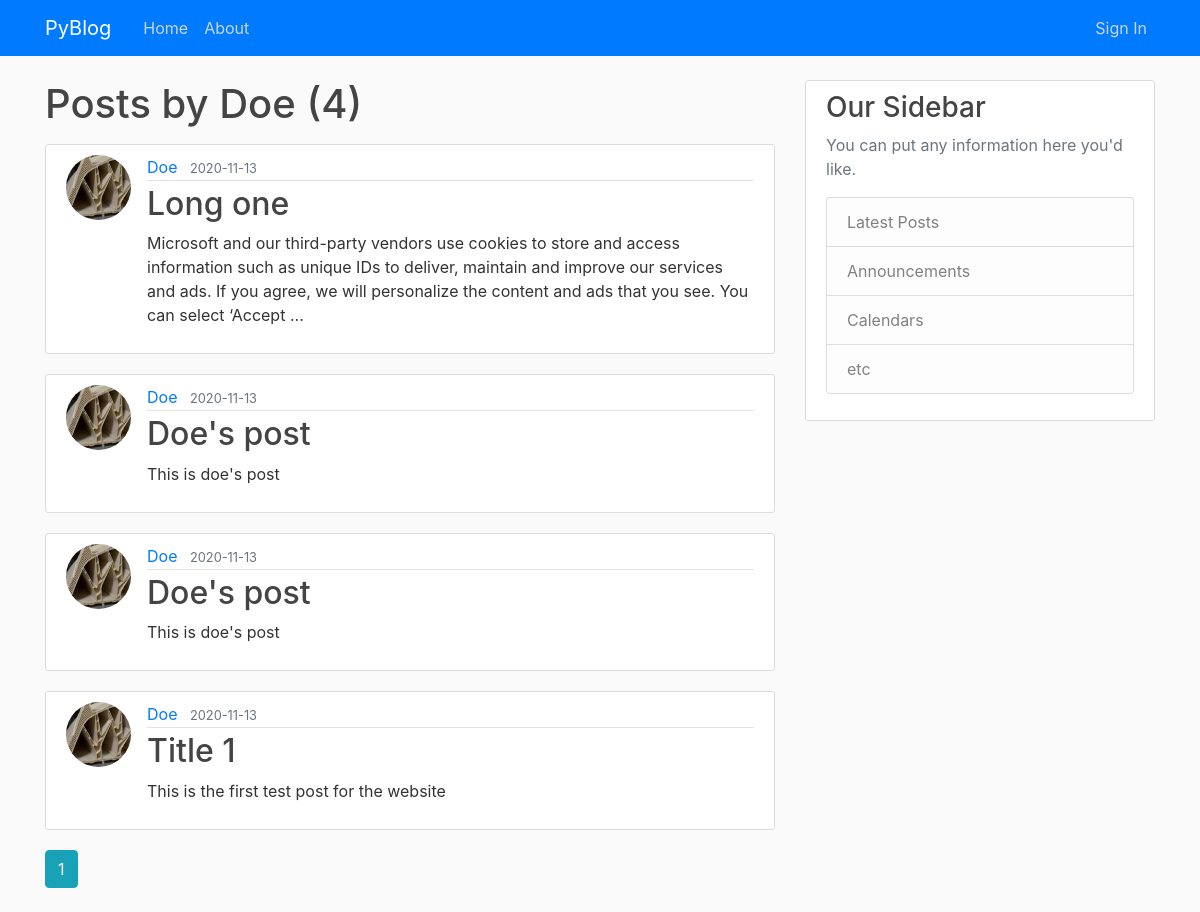
The page /user/Doe on the database its author committed.
### src/models.py (models this page shows, shortened)
class User(db.Model, UserMixin):
    id = db.Column(db.Integer, primary_key=True)
    username = db.Column(db.String(20), unique=True, nullable=False)
    email = db.Column(db.String(120), unique=True, nullable=False)
    image_file = db.Column(db.String(20), nullable=False, default='default.jpg')
    password = db.Column(db.String(60), nullable=False)
    posts = db.relationship('Post', backref='author', lazy=True)

class Post(db.Model):
    id = db.Column(db.Integer, primary_key=True)
    title = db.Column(db.String(100), nullable=False)
    date_posted = db.Column(db.DateTime, nullable=False, default=datetime.utcnow)
    content = db.Column(db.Text, nullable=False)
    user_id = db.Column(db.Integer, db.ForeignKey('user.id'), nullable=False)

### src/users/routes.py (the view)
@users.route("/user/<string:username>")
def user_posts(username):
    page = request.args.get('page', 1, type=int)
    user = User.query.filter_by(username=username).first_or_404()
    posts = Post.query.filter_by(author=user) \
        .order_by(Post.date_posted.desc()) \
        .paginate(page=page, per_page=5)
    return render_template('user_posts.html', posts=posts, user=user)

### src/templates/user_posts.html
{% extends "layout.html" %} {% block content %}
<h1 class="mb-3">Posts by {{ user.username }} ({{ posts.total }})</h1>
{% for post in posts.items %}
<article class="media content-section">
  <img
    class="rounded-circle article-img"
    src="{{ url_for('static', filename='img/' + post.author.image_file) }}"
  />
  <div class="media-body">
    <div class="article-metadata">
      <a
        class="mr-2"
        href="{{ url_for('users.user_posts', username=post.author.username) }}"
        >{{ post.author.username }}</a
      >
      <small class="text-muted"
        >{{ post.date_posted.strftime('%Y-%m-%d') }}</small
      >
    </div>
    <h2>
      <a
        class="article-title"
        href="{{ url_for('posts.post', post_id=post.id) }}"
        >{{ post.title }}</a
      >
    </h2>
    <p class="article-content--sum">
      {{ post.content[0:250].rstrip(" ") }}<span>
        {% if post.content|length > 250 %}... {% endif %}</span
      >
    </p>
  </div>
</article>
{% endfor %} {% for page_num in posts.iter_pages(left_edge=1, right_edge=1,
left_current=1, right_current=2) %} {% if page_num %} {% if posts.page ==
page_num %}
<a
  class="btn btn-info mb-4"
  href="{{ url_for('users.user_posts', username=user.username, page=page_num) }}"
  >{{ page_num }}</a
>
{% else %}
<a
  class="btn btn-outline-info mb-4"
  href="{{ url_for('users.user_posts', username=user.username, page=page_num) }}"
  >{{ page_num }}</a
>
{% endif %} {% else %} ... {% endif %} {% endfor %} {% endblock content %}

### src/static/css/main.css (style rules this page uses)
body { background: #fafafa; color: #333333; margin-top: 5rem; }
h1, h2, h3, h4, h5, h6 { color: #444444; }
.content-section { background: #ffffff; padding: 10px 20px; border: 1px solid #dddddd; border-radius: 3px; margin-bottom: 20px; }
.article-title { color: #444444; }
.article-content--sum { white-space: normal; }
.article-img { height: 65px; width: 65px; margin-right: 16px; }
.article-metadata { padding-bottom: 1px; margin-bottom: 4px; border-bottom: 1px solid #e3e3e3 }

### rows shown on the page
User: username "Doe"
Post: image_file (picture), author.username "Doe", date_posted "2020-11-13", title "Long one", content "Microsoft and our third-party vendors use cookies to store and access information such as unique IDs to deliver, maintain and improve our services and ads. If you agree, we will personalize the content and ads that you see. You can select ‘Accept"
Post: image_file (picture), author.username "Doe", date_posted "2020-11-13", title "Doe's post", content "This is doe's post"
Post: image_file (picture), author.username "Doe", date_posted "2020-11-13", title "Doe's post", content "This is doe's post"
Post: image_file (picture), author.username "Doe", date_posted "2020-11-13", title "Title 1", content "This is the first test post for the website"

### other values the page prints
{{ posts.total }} "4"
{{ page_num }} "1"
